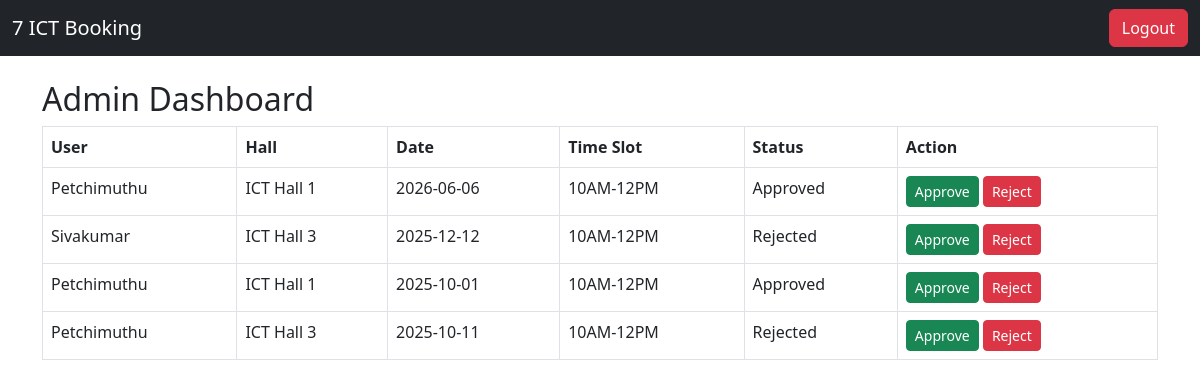
The page /admin (signed in) on the database its author committed.
### tables this page shows
CREATE TABLE bookings (
    id INTEGER PRIMARY KEY AUTOINCREMENT,
    user_id INTEGER,
    hall_id INTEGER,
    date TEXT,
    time_slot TEXT,
    status TEXT,
    FOREIGN KEY(user_id) REFERENCES users(id),
    FOREIGN KEY(hall_id) REFERENCES halls(id)
);

CREATE TABLE users (
    id INTEGER PRIMARY KEY AUTOINCREMENT,
    name TEXT,
    email TEXT UNIQUE,
    password TEXT,
    role TEXT
);

CREATE TABLE halls (
    id INTEGER PRIMARY KEY AUTOINCREMENT,
    name TEXT,
    capacity INTEGER
);

### app.py (the view)
@app.route("/admin")
def admin_dashboard():
    if "role" not in session or session["role"] != "admin":
        return redirect(url_for("login"))
    conn = get_db()
    cur = conn.cursor()
    cur.execute("SELECT b.id, u.name, h.name as hall_name, b.date, b.time_slot, b.status                  FROM bookings b JOIN users u ON b.user_id = u.id                  JOIN halls h ON b.hall_id = h.id")
    bookings = cur.fetchall()
    conn.close()
    return render_template("admin_dashboard.html", bookings=bookings)

### app.py (called while the page is built)
def get_db():
    conn = sqlite3.connect("halls.db")
    conn.row_factory = sqlite3.Row
    return conn

### templates/admin_dashboard.html
{% extends 'base.html' %}
{% block content %}
<h2>Admin Dashboard</h2>
<table class="table table-bordered">
  <tr><th>User</th><th>Hall</th><th>Date</th><th>Time Slot</th><th>Status</th><th>Action</th></tr>
  {% for b in bookings %}
  <tr>
    <td>{{ b['name'] }}</td>
    <td>{{ b['hall_name'] }}</td>
    <td>{{ b['date'] }}</td>
    <td>{{ b['time_slot'] }}</td>
    <td>{{ b['status'] }}</td>
    <td>
      <a href="{{ url_for('update_status', booking_id=b['id'], status='Approved') }}" class="btn btn-success btn-sm">Approve</a>
      <a href="{{ url_for('update_status', booking_id=b['id'], status='Rejected') }}" class="btn btn-danger btn-sm">Reject</a>
    </td>
  </tr>
  {% endfor %}
</table>
{% endblock %}

### templates/base.html (shortened to what this page needs)
<!DOCTYPE html>
<html>
<head>
    <link rel="stylesheet" href="https://cdn.jsdelivr.net/npm/bootstrap@5.3.0/dist/css/bootstrap.min.css">
</head>
<body>
<nav class="navbar navbar-expand-lg navbar-dark bg-dark">
  <div class="container-fluid">
    <a class="navbar-brand" href="{{ url_for('home') }}">7 ICT Booking</a>
    <div>
      {% if 'user_id' in session %}
        <a href="{{ url_for('logout') }}" class="btn btn-danger">Logout</a>
      {% else %}
        <a href="{{ url_for('login') }}" class="btn btn-success">Login</a>
        <a href="{{ url_for('register') }}" class="btn btn-primary">Register</a>
      {% endif %}
    </div>
  </div>
</nav>
<div class="container mt-4">
  {% block content %}{% endblock %}
</div>
</body>
</html>

### rows shown on the page
bookings: name "Petchimuthu", hall_name "ICT Hall 1", date "2026-06-06", time_slot "10AM-12PM", status "Approved"
bookings: name "Sivakumar", hall_name "ICT Hall 3", date "2025-12-12", time_slot "10AM-12PM", status "Rejected"
bookings: name "Petchimuthu", hall_name "ICT Hall 1", date "2025-10-01", time_slot "10AM-12PM", status "Approved"
bookings: name "Petchimuthu", hall_name "ICT Hall 3", date "2025-10-11", time_slot "10AM-12PM", status "Rejected"
